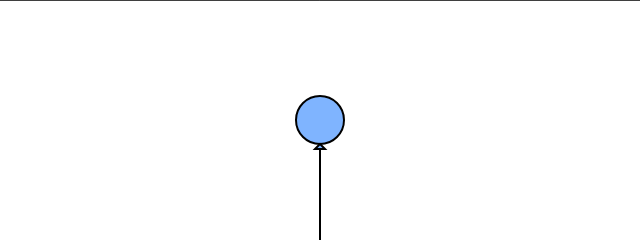
Frame 1 (no input)
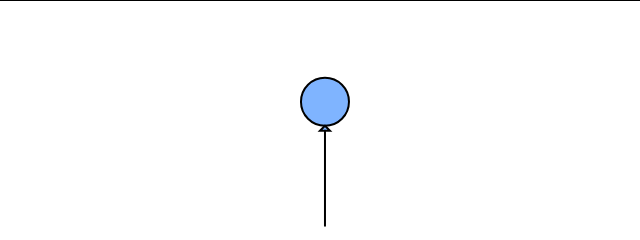
Frame 60 (no input)
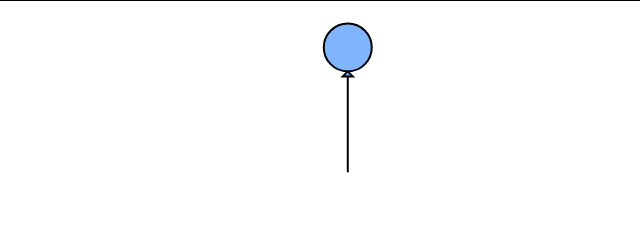
Frame 120 (the mouse pressed at the canvas centre since frame 60)

The p5.js sketch that drew these frames (run headless with seeded random() and noise() and a simulated clock; from frame 60 on, the mouse is pressed at the canvas centre):

// p5.js sketch
// ── sketch.js
class Ballon {
    constructor() {
        this.position = createVector(width / 2, height / 2);
        this.velocity = createVector(0, 0);
        this.acceleration = createVector(0, 0);

        this.upForce = createVector(0, -0.02);
        this.gForce = createVector(0, 0.01);
        this.windForce = createVector();
        this.topSpeed = 5;
        this.radius = height / 10;
        this.triangleSize = 5;

        this.noiseX=1000;
    }

    applyForce(force) {
        this.acceleration.add(force);
    }

    update() {

        this.windForce.x = map(noise(this.noiseX), 0, 1, -0.01, 0.01);

        //this.windForce.y = map(noise(10000), 0, 1, -0.01, 0.01);


        this.applyForce(this.windForce);
        this.applyForce(this.upForce);
        this.applyForce(this.gForce);

        this.velocity.add(this.acceleration);
        this.velocity.limit(this.topSpeed);
        this.position.add(this.velocity);

        this.acceleration.mult(0);

        this.checkCollision();
        this.noiseX+=0.01;
    }

    checkCollision() {
        const ceilingY = 0;

        if (this.position.y - this.radius <= ceilingY) {
            this.position.y = ceilingY + this.radius;

            this.velocity.y *= -0.6; // bounce coefficient (0.6 = partially elastic)
        }
    }

    show() {
        stroke(0);
        strokeWeight(2);
        fill(127, 180, 255);
        circle(this.position.x, this.position.y, this.radius * 2);


        const balloonBottom = this.position.y + this.radius;


        triangle(
            this.position.x,
            balloonBottom,
            this.position.x + this.triangleSize,
            balloonBottom + this.triangleSize,
            this.position.x - this.triangleSize,
            balloonBottom + this.triangleSize
        );

        const stringStart = balloonBottom + this.triangleSize;


        line(
            this.position.x,
            balloonBottom + this.triangleSize,
            this.position.x,
            balloonBottom + this.triangleSize * 20
        );
    }
}

let ballon;

function setup() {
    createCanvas(640, 240);
    ballon = new Ballon();
}

function draw() {
    background(255);

    fill(220);
    rect(0, 0, width, 0);

    ballon.update();
    ballon.show();
}
